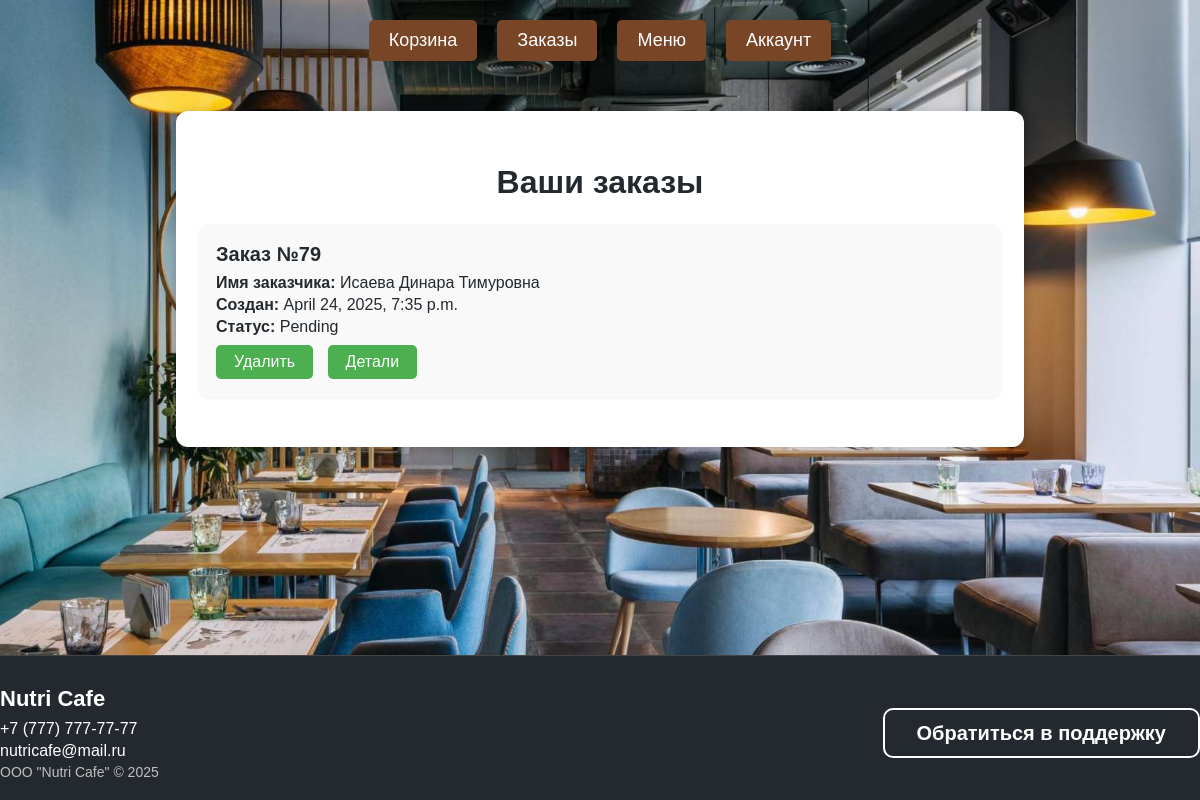
Screenshot of /user_orders/ (signed in) with the database file from the repository.
### cafe_cat/models.py (models this page shows, shortened)
class Order(models.Model):
    user = models.ForeignKey(User, on_delete=models.CASCADE, blank=True, null=True)
    full_name = models.CharField(max_length=100, default='')
    phone_number = models.CharField(max_length=20, default='')
    address = models.CharField(max_length=255, null=True)
    created_at = models.DateTimeField(default=timezone.now)
    status = models.CharField(max_length=100, default='Pending')
    loyalty_points_used = models.BooleanField(default=False)
    total_price = models.DecimalField(max_digits=6, decimal_places=2, default=0)

### cafe_cat/views.py (the view)
# urls.py: path('user_orders/', views.user_orders, name='user_orders'),
@login_required(login_url='/login/')
def user_orders(request):
    user = request.user
    orders = Order.objects.filter(user=user)
    return render(request, 'cafe_cat/user_orders.html', {'orders': orders})

### cafe_cat/templates/cafe_cat/user_orders.html (shortened to what this page needs)
<!DOCTYPE html>
<html lang="ru">
<head>
</head>
<body>
    <div class="wrapper">
        <div class="buttons">
            <a href="{% url 'cafe_cat:view_cart' %}" class="button">Корзина</a>
            <a href="{% url 'cafe_cat:user_orders' %}" class="button">Заказы</a>
            <a href="{% url 'cafe_cat:menu' %}" class="button">Меню</a>
            {% if user.is_authenticated %}
                <a href="{% url 'cafe_cat:account' %}" class="button">Аккаунт</a>
            {% else %}
                <a href="{% url 'cafe_cat:login' %}" class="button">Войти</a>
                <a href="{% url 'cafe_cat:register' %}" class="button">Зарегистрироваться</a>
            {% endif %}
        </div>
        <div class="orders-container">
            <h1>Ваши заказы</h1>
            {% if orders %}
                {% for order in orders %}
                    <div class="order-item">
                        <h2>Заказ №{{ order.id }}</h2>
                        <p><b>Имя заказчика:</b> {{ order.full_name }}</p>
                        <p><b>Создан:</b> {{ order.created_at }}</p>
                        <p><b>Статус:</b> {{ order.status }}</p>
                        <form method="post" action="{% url 'cafe_cat:delete_order' order.id %}">
                            <button type="submit">Удалить</button>
                        </form>
                        <form method="get" action="{% url 'cafe_cat:order_detail' order_id=order.id %}">
                            <button type="submit">Детали</button>
                        </form>
                    </div>
                {% endfor %}
            {% else %}
                <p style="text-align:center;">У вас пока нет заказов.</p>
            {% endif %}
        </div>
    </div>
    <footer>
        <div class="footer-content">
            <div class="footer-info">
                <div style="font-size: 22px; font-weight: bold; margin-bottom: 8px;">Nutri Cafe</div>
                <div style="font-size: 16px; margin-bottom: 4px;">+7 (777) 777-77-77</div>
                <div style="font-size: 16px; margin-bottom: 4px;">nutricafe@mail.ru</div>
                <div style="font-size: 14px; color: #bfbfbf;">ООО "Nutri Cafe" © 2025</div>
            </div>
            <div class="footer-btn">
                <a href="{% url 'cafe_cat:support' %}">Обратиться в поддержку</a>
            </div>
        </div>
    </footer>
</body>
</html>

### cafe_cat/templates/cafe_cat/user_orders.html (style rules this page uses)
body { font-family: Arial, sans-serif; margin: 0; padding: 0; background: url('/media/menu_item_images/фон.jpg') no-repeat center center fixed; background-size: cover; align-items: center; justify-content: center; min-height: 100vh; display: flex; flex-direction: column; }
.wrapper { flex: 1 0 auto; width: 100%; }
.buttons { display: flex; justify-content: center; flex-wrap: wrap; margin-top: 10px; }
.button { padding: 10px 20px; margin: 10px; background-color: #784627; color: #fff; border: none; border-radius: 5px; font-size: 18px; cursor: pointer; font-family: 'Trebuchet MS', Helvetica, sans-serif; text-decoration: none; }
.orders-container { max-width: 800px; margin: 40px auto 0 auto; background: #fff; color: #23292e; padding: 32px 24px; border-radius: 12px; box-shadow: 0 2px 12px rgba(0,0,0,0.2); }
.orders-container h1 { text-align: center; margin-bottom: 24px; }
.order-item { background: #f9f9f9; border-radius: 8px; box-shadow: 0 1px 4px rgba(0,0,0,0.07); margin-bottom: 18px; padding: 18px 16px; }
.order-item h2 { margin: 0 0 8px 0; font-size: 20px; }
.order-item p { margin: 4px 0; }
.order-item form { display: inline-block; margin: 5px 10px 0 0; }
.order-item button { background-color: #4CAF50; color: white; border: none; padding: 8px 18px; border-radius: 5px; cursor: pointer; font-size: 16px; }
footer { background: #23292e; color: #fff; padding: 30px 0 20px 0; text-align: center; width: 100%; z-index: 10; border-top: 1px solid #444; margin-top: auto; }
.footer-content { max-width: 1200px; margin: 0 auto; display: flex; flex-wrap: wrap; justify-content: space-between; align-items: center; }
.footer-info { text-align: left; min-width: 200px; }
.footer-btn { margin: 10px 0; }
.footer-btn a { padding: 12px 32px; border: 2px solid #fff; border-radius: 10px; background: none; color: #fff; font-size: 20px; text-decoration: none; font-weight: bold; transition: background 0.2s, color 0.2s; }

### rows the page displays
Order: id "79", full_name "Исаева Динара Тимуровна", created_at "April 24, 2025, 7:35 p.m.", status "Pending"
